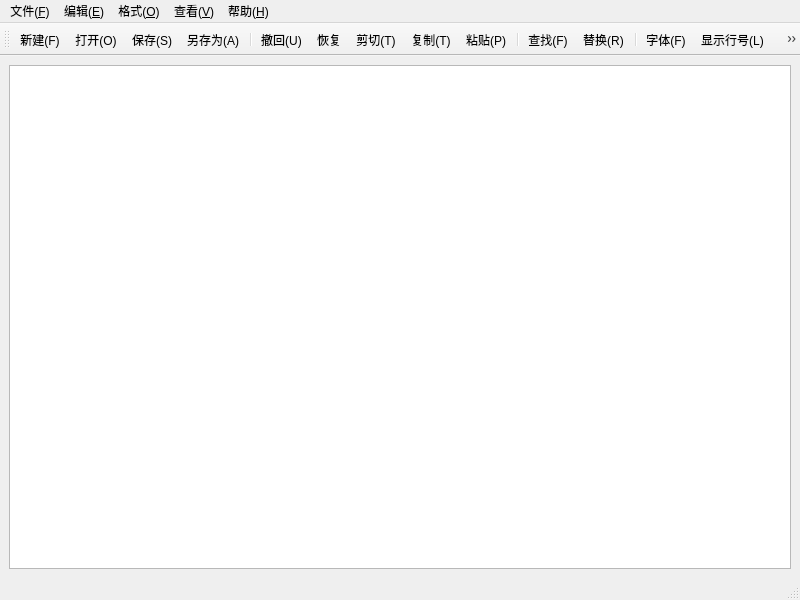
<?xml version="1.0" encoding="UTF-8"?>
<ui version="4.0">
 <class>MainWindow</class>
 <widget class="QMainWindow" name="MainWindow">
  <property name="geometry">
   <rect>
    <x>0</x>
    <y>0</y>
    <width>800</width>
    <height>600</height>
   </rect>
  </property>
  <property name="windowTitle">
   <string>MainWindow</string>
  </property>
  <widget class="QWidget" name="centralwidget">
   <layout class="QVBoxLayout" name="verticalLayout">
    <item>
     <widget class="QPlainTextEdit" name="TextEdit"/>
    </item>
   </layout>
  </widget>
  <widget class="QMenuBar" name="menubar">
   <property name="geometry">
    <rect>
     <x>0</x>
     <y>0</y>
     <width>800</width>
     <height>21</height>
    </rect>
   </property>
   <widget class="QMenu" name="menu">
    <property name="title">
     <string>文件(&amp;F)</string>
    </property>
    <addaction name="actionNew"/>
    <addaction name="actionOpen"/>
    <addaction name="actionSave"/>
    <addaction name="actionSaveAs"/>
    <addaction name="separator"/>
    <addaction name="actionExit"/>
   </widget>
   <widget class="QMenu" name="menu_E">
    <property name="title">
     <string>编辑(&amp;E)</string>
    </property>
    <addaction name="actionUndo"/>
    <addaction name="actionRedo"/>
    <addaction name="actionCut"/>
    <addaction name="actionCopy"/>
    <addaction name="actionPlate"/>
    <addaction name="separator"/>
    <addaction name="actionFind"/>
    <addaction name="actionReplace"/>
    <addaction name="separator"/>
    <addaction name="actionSelectAll"/>
   </widget>
   <widget class="QMenu" name="menu_O">
    <property name="title">
     <string>格式(&amp;O)</string>
    </property>
    <addaction name="actionWrap"/>
    <addaction name="actionShowLineNumber"/>
    <addaction name="actionFont"/>
    <addaction name="action_4"/>
    <addaction name="separator"/>
    <addaction name="action_6"/>
    <addaction name="action_7"/>
   </widget>
   <widget class="QMenu" name="menu_V">
    <property name="title">
     <string>查看(&amp;V)</string>
    </property>
    <addaction name="actionShowToolBar"/>
    <addaction name="actionShowStatusBar"/>
   </widget>
   <widget class="QMenu" name="menu_H">
    <property name="title">
     <string>帮助(&amp;H)</string>
    </property>
   </widget>
   <addaction name="menu"/>
   <addaction name="menu_E"/>
   <addaction name="menu_O"/>
   <addaction name="menu_V"/>
   <addaction name="menu_H"/>
  </widget>
  <widget class="QStatusBar" name="statusbar"/>
  <widget class="QToolBar" name="toolBar">
   <property name="windowTitle">
    <string>toolBar</string>
   </property>
   <attribute name="toolBarArea">
    <enum>TopToolBarArea</enum>
   </attribute>
   <attribute name="toolBarBreak">
    <bool>false</bool>
   </attribute>
   <addaction name="actionNew"/>
   <addaction name="actionOpen"/>
   <addaction name="actionSave"/>
   <addaction name="actionSaveAs"/>
   <addaction name="separator"/>
   <addaction name="actionUndo"/>
   <addaction name="actionRedo"/>
   <addaction name="actionCut"/>
   <addaction name="actionCopy"/>
   <addaction name="actionPlate"/>
   <addaction name="separator"/>
   <addaction name="actionFind"/>
   <addaction name="actionReplace"/>
   <addaction name="separator"/>
   <addaction name="actionFont"/>
   <addaction name="actionShowLineNumber"/>
   <addaction name="actionWrap"/>
   <addaction name="separator"/>
   <addaction name="actionShowToolBar"/>
   <addaction name="actionShowStatusBar"/>
  </widget>
  <action name="actionNew">
   <property name="checkable">
    <bool>false</bool>
   </property>
   <property name="icon">
    <iconset resource="res.qrc">
     <normaloff>:/img/new_window_24dp_000000_FILL0_wght400_GRAD0_opsz24.png</normaloff>:/img/new_window_24dp_000000_FILL0_wght400_GRAD0_opsz24.png</iconset>
   </property>
   <property name="text">
    <string>新建(&amp;F)</string>
   </property>
   <property name="shortcut">
    <string>Ctrl+N</string>
   </property>
   <property name="menuRole">
    <enum>QAction::MenuRole::NoRole</enum>
   </property>
  </action>
  <action name="actionOpen">
   <property name="icon">
    <iconset resource="res.qrc">
     <normaloff>:/img/OPEN.png</normaloff>:/img/OPEN.png</iconset>
   </property>
   <property name="text">
    <string>打开(&amp;O)</string>
   </property>
   <property name="toolTip">
    <string>打开</string>
   </property>
   <property name="shortcut">
    <string>Ctrl+O</string>
   </property>
   <property name="menuRole">
    <enum>QAction::MenuRole::NoRole</enum>
   </property>
  </action>
  <action name="actionSave">
   <property name="icon">
    <iconset resource="res.qrc">
     <normaloff>:/img/SAVE.png</normaloff>:/img/SAVE.png</iconset>
   </property>
   <property name="text">
    <string>保存(&amp;S)</string>
   </property>
   <property name="toolTip">
    <string>保存</string>
   </property>
   <property name="shortcut">
    <string>Ctrl+S</string>
   </property>
   <property name="menuRole">
    <enum>QAction::MenuRole::NoRole</enum>
   </property>
  </action>
  <action name="actionSaveAs">
   <property name="icon">
    <iconset resource="res.qrc">
     <normaloff>:/img/SAVE AS.png</normaloff>:/img/SAVE AS.png</iconset>
   </property>
   <property name="text">
    <string>另存为(&amp;A)</string>
   </property>
   <property name="toolTip">
    <string>另存为</string>
   </property>
   <property name="menuRole">
    <enum>QAction::MenuRole::NoRole</enum>
   </property>
  </action>
  <action name="actionUndo">
   <property name="icon">
    <iconset resource="res.qrc">
     <normaloff>:/img/UNDO.png</normaloff>:/img/UNDO.png</iconset>
   </property>
   <property name="text">
    <string>撤回(&amp;U)</string>
   </property>
   <property name="toolTip">
    <string>撤回</string>
   </property>
   <property name="shortcut">
    <string>Ctrl+Z</string>
   </property>
   <property name="menuRole">
    <enum>QAction::MenuRole::NoRole</enum>
   </property>
  </action>
  <action name="actionRedo">
   <property name="icon">
    <iconset resource="res.qrc">
     <normaloff>:/img/REDO.png</normaloff>:/img/REDO.png</iconset>
   </property>
   <property name="text">
    <string>恢复</string>
   </property>
   <property name="toolTip">
    <string>恢复</string>
   </property>
   <property name="shortcut">
    <string>Ctrl+Shift+Z</string>
   </property>
   <property name="menuRole">
    <enum>QAction::MenuRole::NoRole</enum>
   </property>
  </action>
  <action name="actionCut">
   <property name="icon">
    <iconset resource="res.qrc">
     <normaloff>:/img/CUT.png</normaloff>:/img/CUT.png</iconset>
   </property>
   <property name="text">
    <string>剪切(&amp;T)</string>
   </property>
   <property name="toolTip">
    <string>剪切</string>
   </property>
   <property name="shortcut">
    <string>Ctrl+X</string>
   </property>
   <property name="menuRole">
    <enum>QAction::MenuRole::NoRole</enum>
   </property>
  </action>
  <action name="actionCopy">
   <property name="icon">
    <iconset>
     <normaloff>img/COPY.png</normaloff>img/COPY.png</iconset>
   </property>
   <property name="text">
    <string>复制(&amp;T)</string>
   </property>
   <property name="toolTip">
    <string>复制</string>
   </property>
   <property name="shortcut">
    <string>Ctrl+C</string>
   </property>
   <property name="menuRole">
    <enum>QAction::MenuRole::NoRole</enum>
   </property>
  </action>
  <action name="actionPlate">
   <property name="icon">
    <iconset resource="res.qrc">
     <normaloff>:/img/PASTE.png</normaloff>:/img/PASTE.png</iconset>
   </property>
   <property name="text">
    <string>粘贴(&amp;P)</string>
   </property>
   <property name="iconText">
    <string>粘贴(P)</string>
   </property>
   <property name="toolTip">
    <string>粘贴</string>
   </property>
   <property name="shortcut">
    <string>Ctrl+V</string>
   </property>
   <property name="menuRole">
    <enum>QAction::MenuRole::NoRole</enum>
   </property>
  </action>
  <action name="actionSelectAll">
   <property name="icon">
    <iconset resource="res.qrc">
     <normaloff>:/img/SELECT ALL.png</normaloff>:/img/SELECT ALL.png</iconset>
   </property>
   <property name="text">
    <string>全选(&amp;A)</string>
   </property>
   <property name="toolTip">
    <string>全选</string>
   </property>
   <property name="shortcut">
    <string>Ctrl+V</string>
   </property>
   <property name="menuRole">
    <enum>QAction::MenuRole::NoRole</enum>
   </property>
  </action>
  <action name="actionExit">
   <property name="icon">
    <iconset resource="res.qrc">
     <normaloff>:/img/EXIT.png</normaloff>:/img/EXIT.png</iconset>
   </property>
   <property name="text">
    <string>退出(&amp;X)</string>
   </property>
   <property name="toolTip">
    <string>退出</string>
   </property>
   <property name="menuRole">
    <enum>QAction::MenuRole::NoRole</enum>
   </property>
  </action>
  <action name="actionFont">
   <property name="icon">
    <iconset resource="res.qrc">
     <normaloff>:/img/FONT.png</normaloff>:/img/FONT.png</iconset>
   </property>
   <property name="text">
    <string>字体(&amp;F)</string>
   </property>
   <property name="toolTip">
    <string>字体</string>
   </property>
   <property name="menuRole">
    <enum>QAction::MenuRole::NoRole</enum>
   </property>
  </action>
  <action name="actionFind">
   <property name="icon">
    <iconset>
     <normaloff>img/FIND.png</normaloff>img/FIND.png</iconset>
   </property>
   <property name="text">
    <string>查找(&amp;F)</string>
   </property>
   <property name="toolTip">
    <string>查找</string>
   </property>
   <property name="shortcut">
    <string>Ctrl+F</string>
   </property>
   <property name="menuRole">
    <enum>QAction::MenuRole::NoRole</enum>
   </property>
  </action>
  <action name="actionWrap">
   <property name="icon">
    <iconset resource="res.qrc">
     <normaloff>:/img/WRAP.png</normaloff>:/img/WRAP.png</iconset>
   </property>
   <property name="text">
    <string>自动换行(&amp;W)</string>
   </property>
   <property name="toolTip">
    <string>自动换行</string>
   </property>
   <property name="menuRole">
    <enum>QAction::MenuRole::NoRole</enum>
   </property>
  </action>
  <action name="actionReplace">
   <property name="icon">
    <iconset resource="res.qrc">
     <normaloff>:/img/REPLACE.png</normaloff>:/img/REPLACE.png</iconset>
   </property>
   <property name="text">
    <string>替换(&amp;R)</string>
   </property>
   <property name="toolTip">
    <string>替换</string>
   </property>
   <property name="shortcut">
    <string>Ctrl+H</string>
   </property>
   <property name="menuRole">
    <enum>QAction::MenuRole::NoRole</enum>
   </property>
  </action>
  <action name="actionShowLineNumber">
   <property name="icon">
    <iconset resource="res.qrc">
     <normaloff>:/img/SHOWLINENUMBER.png</normaloff>:/img/SHOWLINENUMBER.png</iconset>
   </property>
   <property name="text">
    <string>显示行号(&amp;L)</string>
   </property>
   <property name="toolTip">
    <string>显示行号</string>
   </property>
   <property name="shortcut">
    <string>Ctrl+L</string>
   </property>
   <property name="menuRole">
    <enum>QAction::MenuRole::NoRole</enum>
   </property>
  </action>
  <action name="actionShowToolBar">
   <property name="icon">
    <iconset resource="res.qrc">
     <normaloff>:/img/SHOWTOOLBAR.png</normaloff>:/img/SHOWTOOLBAR.png</iconset>
   </property>
   <property name="text">
    <string>工具栏(&amp;T)</string>
   </property>
   <property name="toolTip">
    <string>工具栏</string>
   </property>
   <property name="menuRole">
    <enum>QAction::MenuRole::NoRole</enum>
   </property>
  </action>
  <action name="actionShowStatusBar">
   <property name="icon">
    <iconset resource="res.qrc">
     <normaloff>:/img/SHOWSTATUSBAR.png</normaloff>:/img/SHOWSTATUSBAR.png</iconset>
   </property>
   <property name="text">
    <string>状态栏(&amp;S)</string>
   </property>
   <property name="toolTip">
    <string>状态栏</string>
   </property>
   <property name="menuRole">
    <enum>QAction::MenuRole::NoRole</enum>
   </property>
  </action>
  <action name="action_4">
   <property name="text">
    <string>字体颜色</string>
   </property>
  </action>
  <action name="action_6">
   <property name="text">
    <string>字体背景颜色</string>
   </property>
  </action>
  <action name="action_7">
   <property name="text">
    <string>编辑器背景颜色</string>
   </property>
  </action>
 </widget>
 <resources>
  <include location="res.qrc"/>
 </resources>
 <connections/>
</ui>
